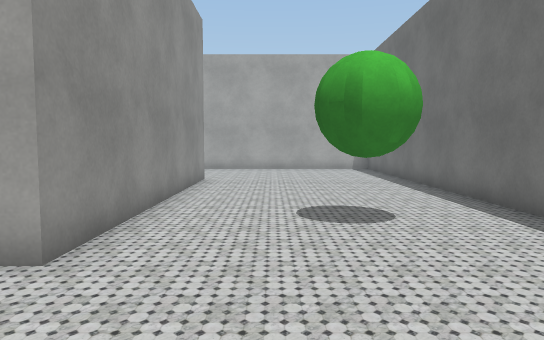
view 1 (above)

23 first-person views from a walk through a 3-D level made in the Unity game engine. The camera is 1.3 m above the floor, tilts 4° down and sees 70° across. The floor is counted in squares, 1 m on a side. Each view is taken from the middle of a square. On the plan, view 1 faces up. The plan holds only what a view shows up to about 16 squares ahead; the rest is blank. The place goes on beyond the plan. The player is left out. Some surface patterns are stand-ins.

view 2
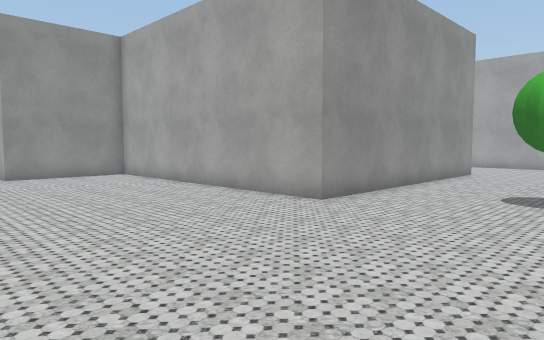

view 3
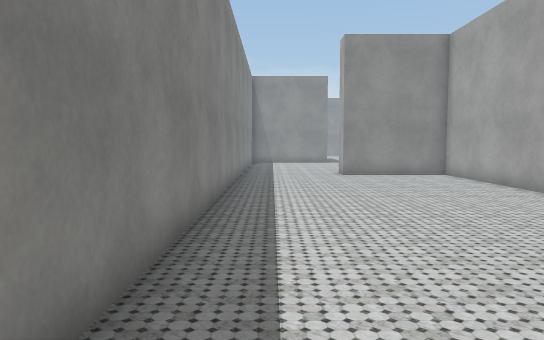

view 4
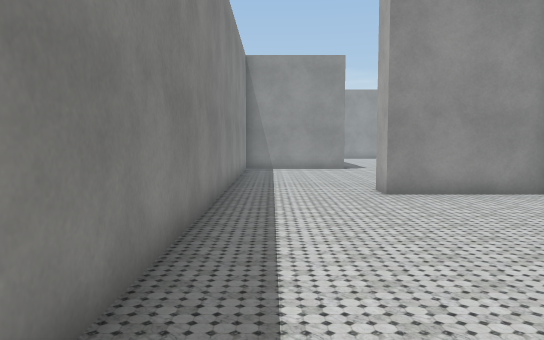

view 5
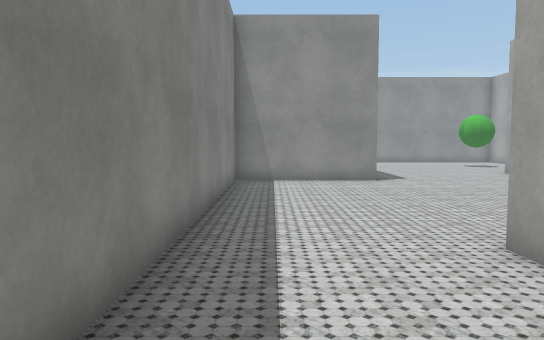

view 6
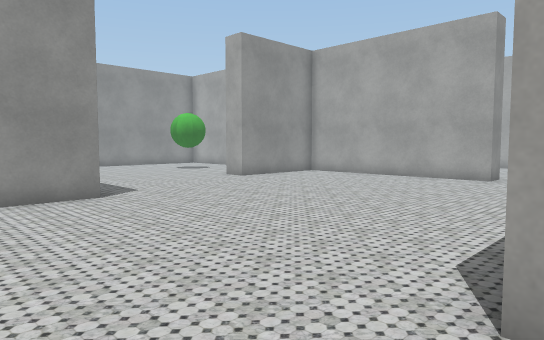

view 7
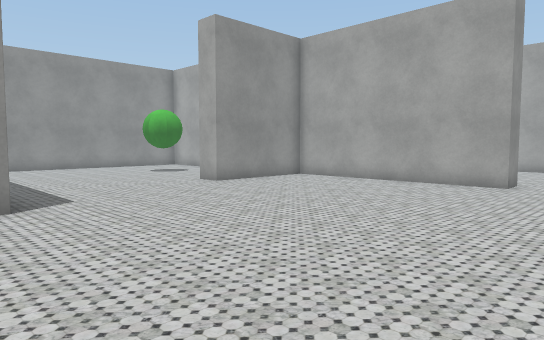

view 8
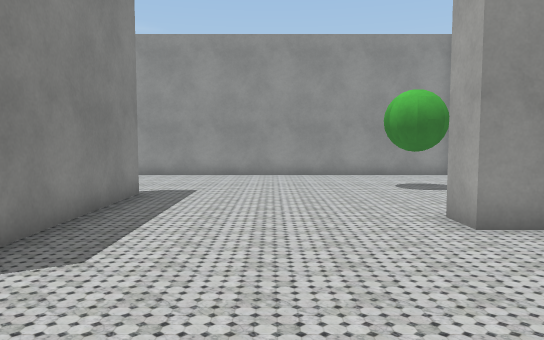

view 9
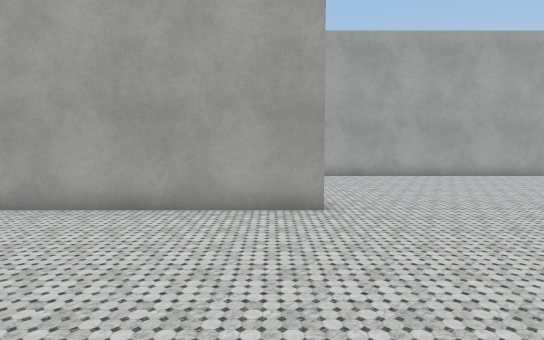

view 10
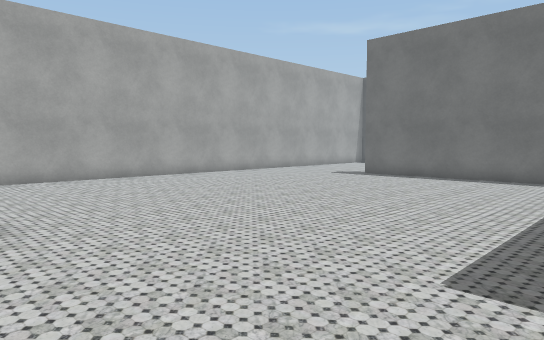

view 11
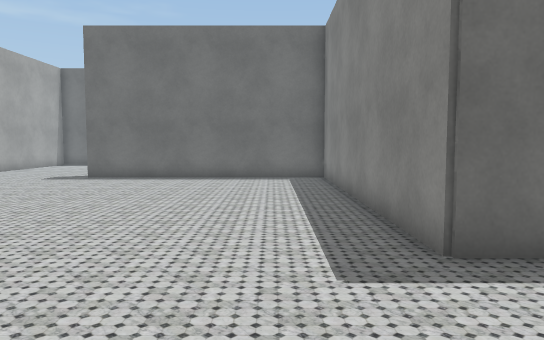

view 12
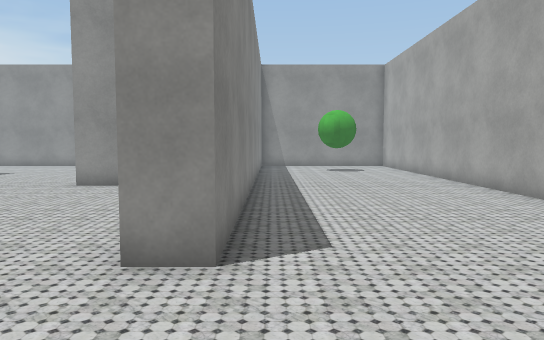

view 13
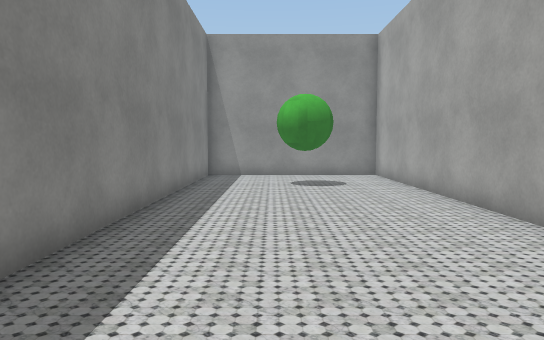

view 14
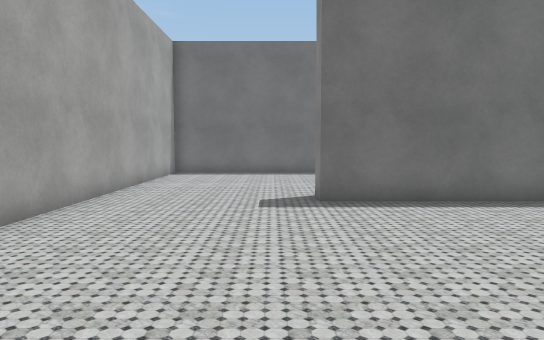

view 15
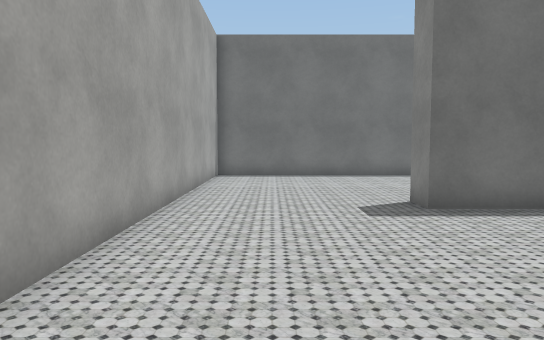

view 16
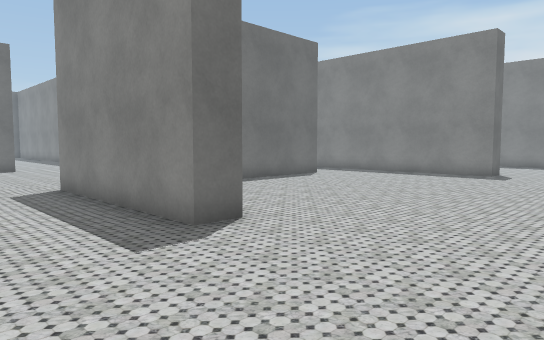

view 17
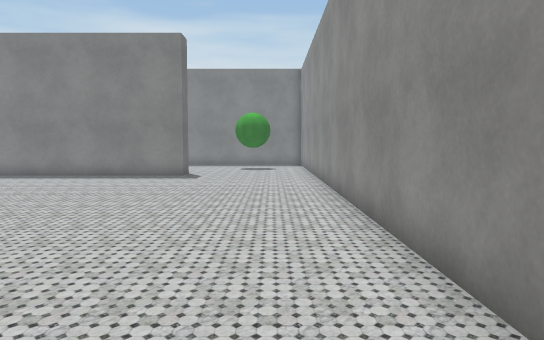

view 18
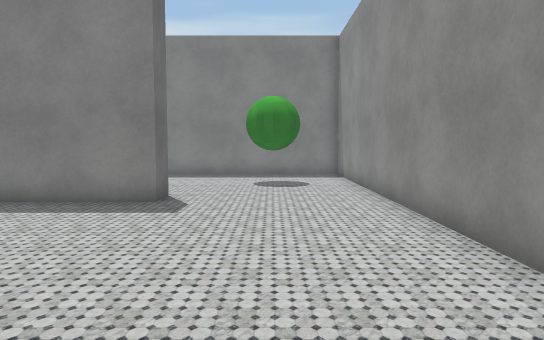

view 19
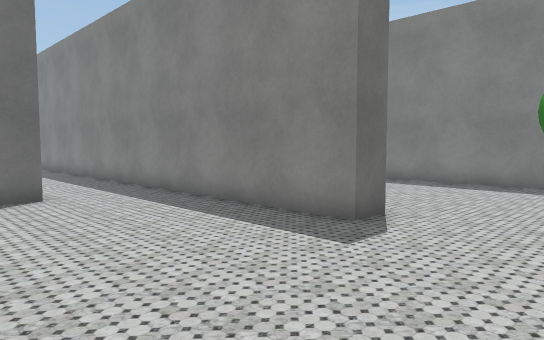

view 20
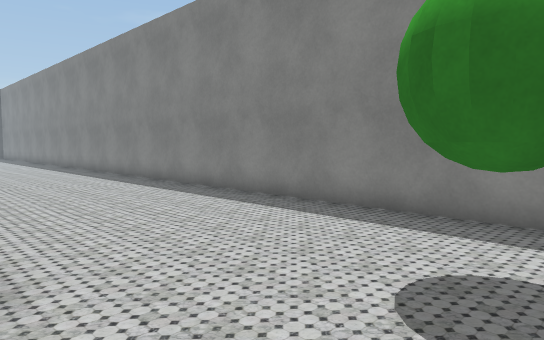

view 21
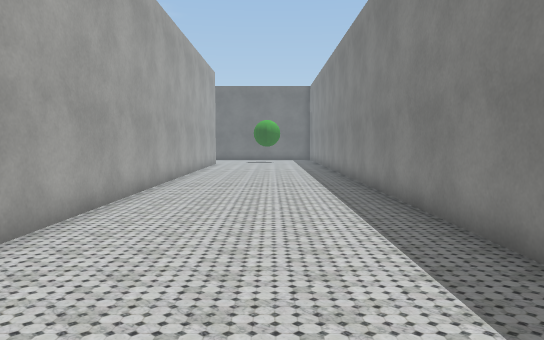

view 22
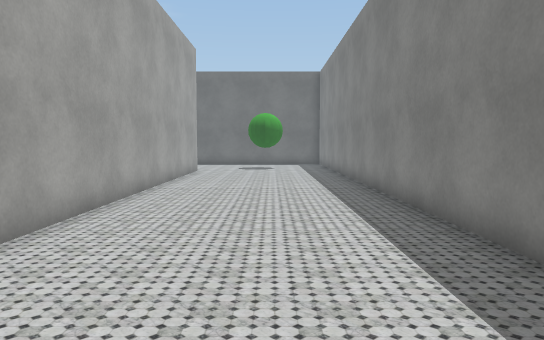

view 23
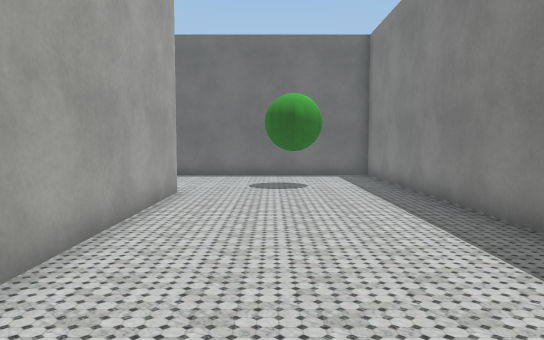

### Floor plan
Points are (right, up) in squares from view 1. A wall is a line through its corners. A room is listed if a view was taken in it or the views show most of it. See-through windows are left out.
Room 1 (views 1, 2, 3, 4, 5, 6, 7, 8, 9, 10, 11, 12, 13, 14, 15, 16, 17, 18, 19, 20, 21, 22, 23)
walls: (-13.7, 3.9) (-13.7, 5) (-3.4, 5) (-3.4, 13.9) (-2.4, 13.9) (-2.4, 4) (-12.7, 4) (-12.7, -0.1) (-13.8, -0.1); (-23.3, -9.5) (-23.3, -5.1); (-28.9, -0.5) (-28.9, 0.6) (-22.3, 0.6) (-22.3, -4.3) (1.2, -4.3); (-24.7, 11) (-24.7, 7.1) (-25.8, 7.1); (-0.8, -13.5) (-20.1, -13.5); (-29.5, -13.6) (-29.5, -12.5) (-15.8, -12.5); (-21.8, 19.2) (-34.7, 19.2) (-34.7, 12.4) (-17, 12.4) (-17, 11.4) (-24.4, 11.4); (4.8, 6.6) (4.8, 19.2) (-16, 19.2); (-34.7, 11.2) (-34.7, -19.9) (4.8, -19.9) (4.8, -12.1)

Positions as (right, up) in squares from view 1, and headings:
1: (0, 0), facing up
2: (3, -3), facing up-left
3: (3, -3), facing left
4: (-3, -3), facing left
5: (-9, -3), facing left
6: (-13, -3), facing up-left
7: (-14, -1), facing up-left
8: (-19, 4), facing left
9: (-18, 4), facing up
10: (-18, 5), facing up-right
11: (-18, 7), facing right
12: (-13, 13), facing left
13: (-19, 15), facing left
14: (-12, 15), facing right
15: (-11, 17), facing right
16: (-34, 4), facing down-right
17: (-33, 3), facing down
18: (-32, -4), facing down
19: (-33, -7), facing down-right
20: (-33, -13), facing down-right
21: (-25, -17), facing right
22: (-19, -17), facing right
23: (-11, -16), facing right
